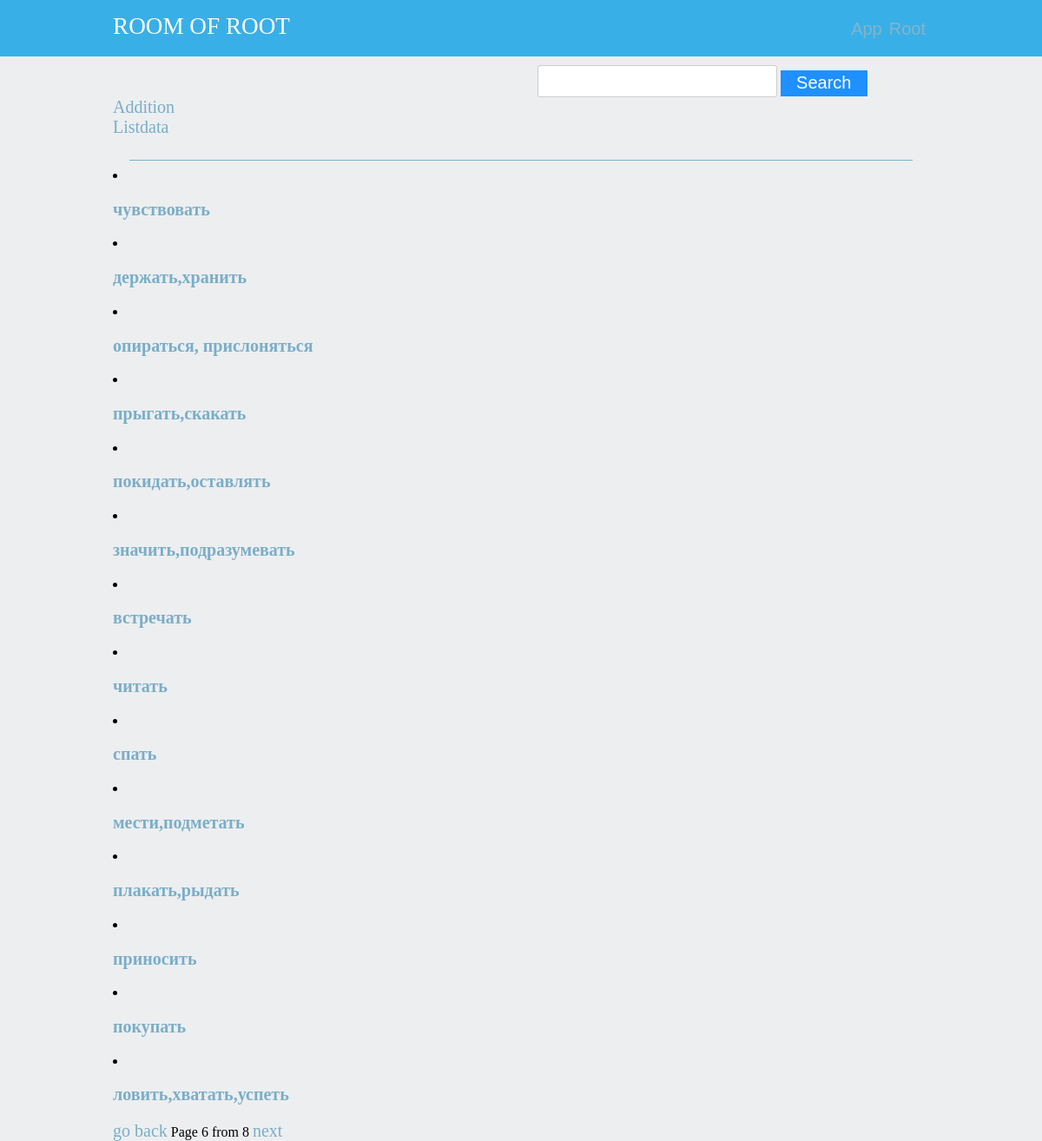
Page /listdata/?page=6 (signed in) on the earlier database version.
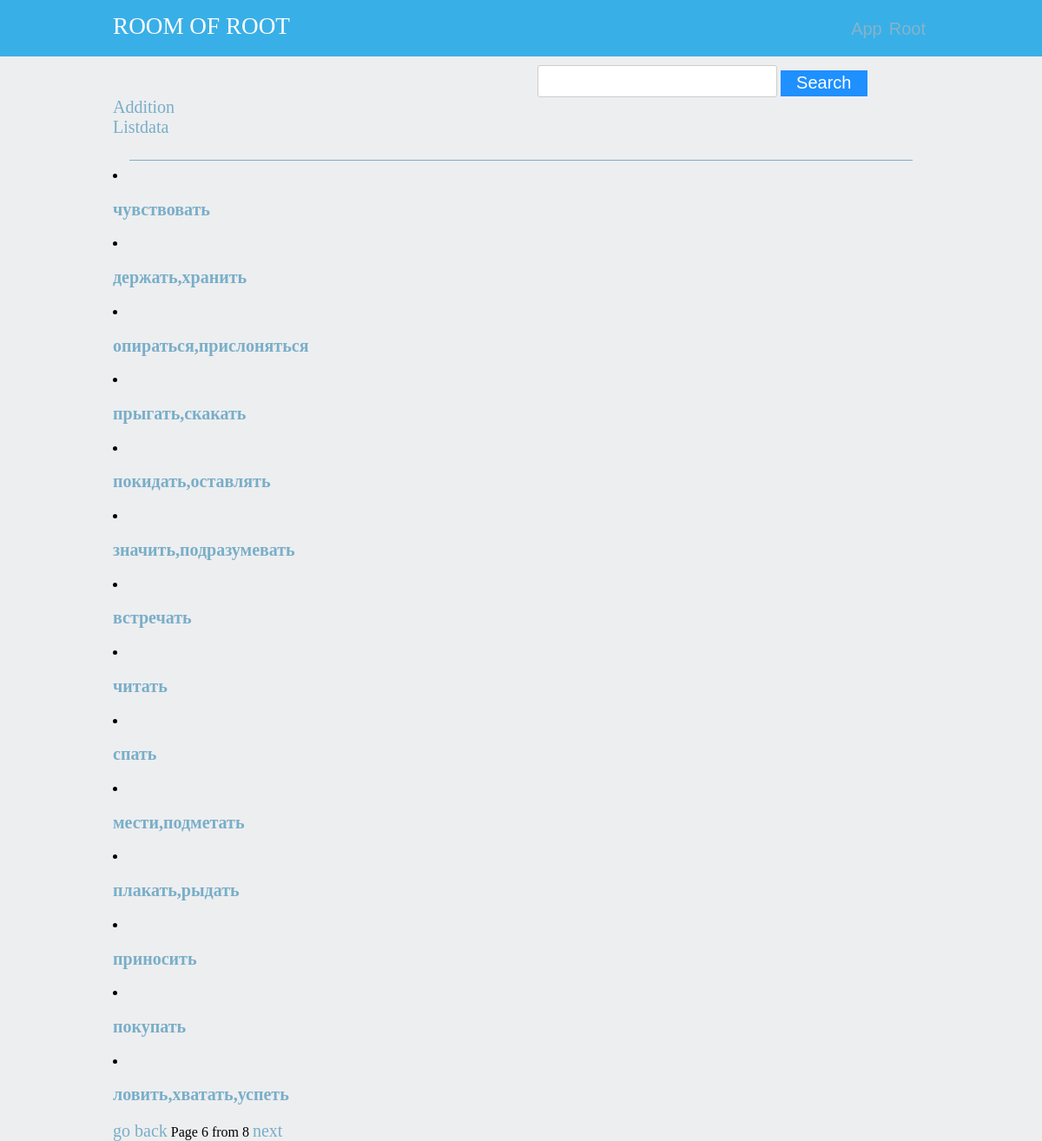
Same page on the later database version.
### app/models.py (models this page shows, shortened)
class Word(models.Model):
    russia = models.CharField(max_length=255)
    english = models.CharField(max_length=255)
    buttons = models.CharField(max_length=255, null=True)

### app/views.py (the view)
# urls.py: url(r'^listdata/$', views.listdata, name='listdata'),
def listdata(request):
    if not request.user.is_authenticated():
        return HttpResponseNotFound('<h1>Page not found</h1>')
    data = Word.objects.all()
    paginator = Paginator(data, 14)
    page = request.GET.get('page')
    try:
        data = paginator.page(page)
    except PageNotAnInteger:
        data = paginator.page(1)
    except EmptyPage:
        data = paginator.page(paginator.num_pages)
    return render(request, 'app/listdata.html', {'data': data})

### app/templates/app/listdata.html (shortened to what this page needs)
{% include 'app/head_for_admin.html' %}
{% load staticfiles %}
<!DOCTYPE html>
<html lang="en">
<head>
    <link rel="stylesheet" href="{% static 'app/css/rootroom.css' %}">
</head>
<body>
    <br>
    <div class="container">
    <hr width="900" size="0" color="#79AEC8" />
    {% for obj in data %}
    <li>
    <h3><a href="{% url 'data_edit' pk=obj.pk %}">{{ obj.russia }}</a></h3>
    </li>
    {% endfor %}
    {% if data.has_previous %}
    <a href="?page={{ data.previous_page_number }}">go back</a>
    {% endif %}
    Page {{ data.number }} from {{ data.paginator.num_pages }}
    {% if data.has_next %}
    <a href="?page={{ data.next_page_number }}">next</a>
    {% endif %}
    </div>
</body>
</html>

Differences in the rows shown:
changed Word: russia "опираться, прислоняться" → "опираться,прислоняться"
